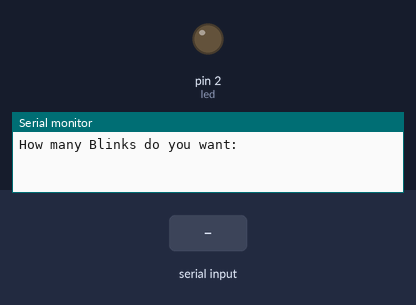
This sketch was run on a simulated Arduino Uno, built with avr-gcc and run on an emulated ATmega328P. On the bench: output pins drawn as LEDs (lit = HIGH), the last lines printed to the serial monitor. Dashed ring = blinking. The test bench sets the inputs (shaded band).

Above: at 1.2 s.
1.3 s: "90,45\n" received over Serial
At 1.7 s:
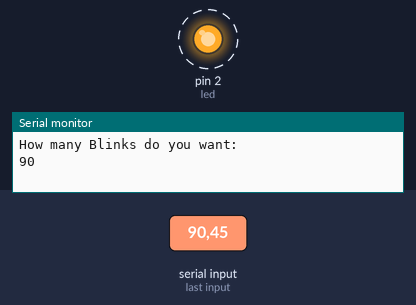
Timing chart, 0 to 10.3 s (numbered marks = the images above; inputs shaded):
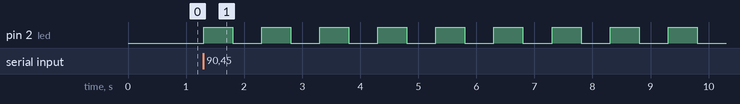

Measured:
- after the input at 1.3 s, pin 2 (led): alternates HIGH for 0.50 s and LOW for 0.50 s, starting at once

The sketch:

Bai11.ino
```cpp
int numBlink;
int led = 2;
int dt = 500;
String msg01 = "How many Blinks do you want:";
void setup() {
  // put your setup code here, to run once:
  Serial.begin(9600);
  pinMode(led,OUTPUT);
}

void loop() {
  // put your main code here, to run repeatedly:
  Serial.println(msg01);
  while(Serial.available()==0){

  }
  numBlink = Serial.parseInt();
  Serial.println(numBlink);
  for(int i=1;i<=numBlink;i=i+1){
    digitalWrite(led,HIGH);
    delay(dt);
    digitalWrite(led,LOW);
    delay(dt);
  }

}
```
